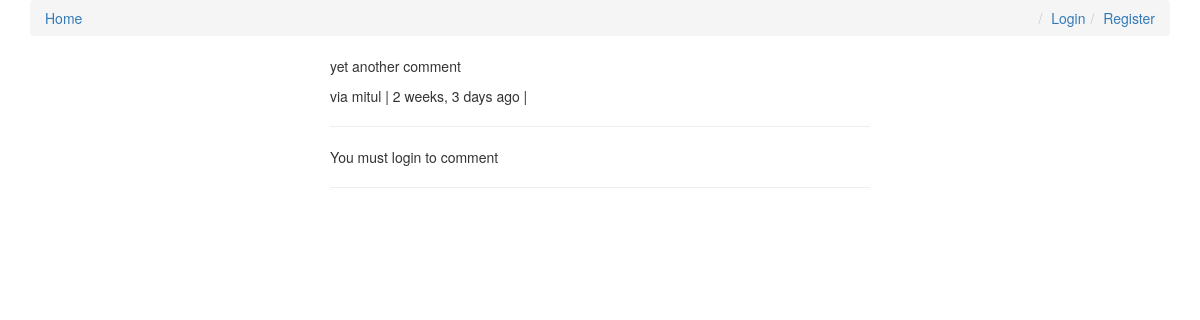
The page /comments/5/ on the database its author committed.
### comments/models.py (models this page shows, shortened)
class Comment(models.Model):
    user        = models.ForeignKey(settings.AUTH_USER_MODEL, default=1)
    content_type = models.ForeignKey(ContentType, on_delete=models.CASCADE)
    object_id = models.PositiveIntegerField()
    content_object = GenericForeignKey('content_type', 'object_id')
    parent      = models.ForeignKey("self", null=True, blank=True)
    content     = models.TextField()
    timestamp   = models.DateTimeField(auto_now_add=True)
    objects = CommentManager()
    class Meta:
        ordering = ['-timestamp']
    def children(self): #replies
        return Comment.objects.filter(parent=self)
    @property
    def is_parent(self):
        if self.parent is not None:
            return False
        return True

### comments/views.py (the view, shortened to what this page needs)
# urls.py: url(r'^(?P<id>\d+)/$', comment_thread, name='thread'),
def comment_thread(request, id):
    try:
        obj = Comment.objects.get(id=id)
    except:
        raise Http404
    if not obj.is_parent:
        obj = obj.parent
    content_object = obj.content_object # Post that the comment is on
    content_id = obj.content_object.id
    initial_data = {
            "content_type": obj.content_type,
            "object_id": obj.object_id
    }
    form = CommentForm(request.POST or None, initial=initial_data)
    context = {
        "comment": obj,
        "form": form,
    }
    return render(request, "comment_thread.html", context)

### templates/comment_thread.html (shortened to what this page needs)
{% extends "base.html" %}
{% load urlify %}
{% load crispy_forms_tags %}
{% block content %}
<div class='col-sm-6 col-sm-offset-3'>
          <p>{{ comment.content }}</p>
          <footer>via {{ comment.user }} | {{ comment.timestamp|timesince }} ago | </footer>
          <hr/>
          <div>
             {% if request.user.is_authenticated %}
            <form method="POST" action="."> {% csrf_token %}
                {{ form|crispy }}
                <input type='hidden' name='parent_id' value='{{ comment.id }}'>
                <input type='submit' value='Reply' class='btn btn-default'>
            </form>
            {% else %}
            <p>You must login to comment </p>
            {% endif %}
        </div>
        <hr/>
</div>
{% endblock content %}

### rows shown on the page
Comment: content "yet another comment", user "mitul", timestamp "2 weeks, 3 days"
